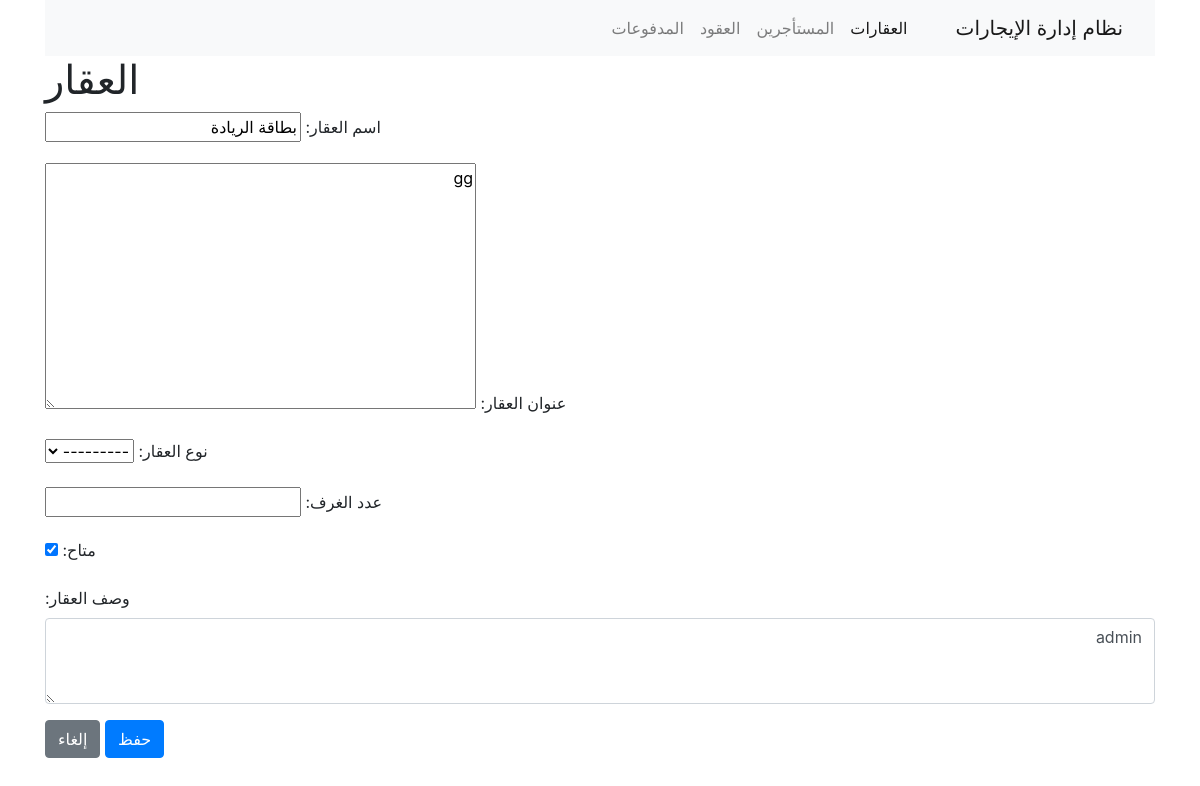
Before: /properties/1/edit/ with the older database file.
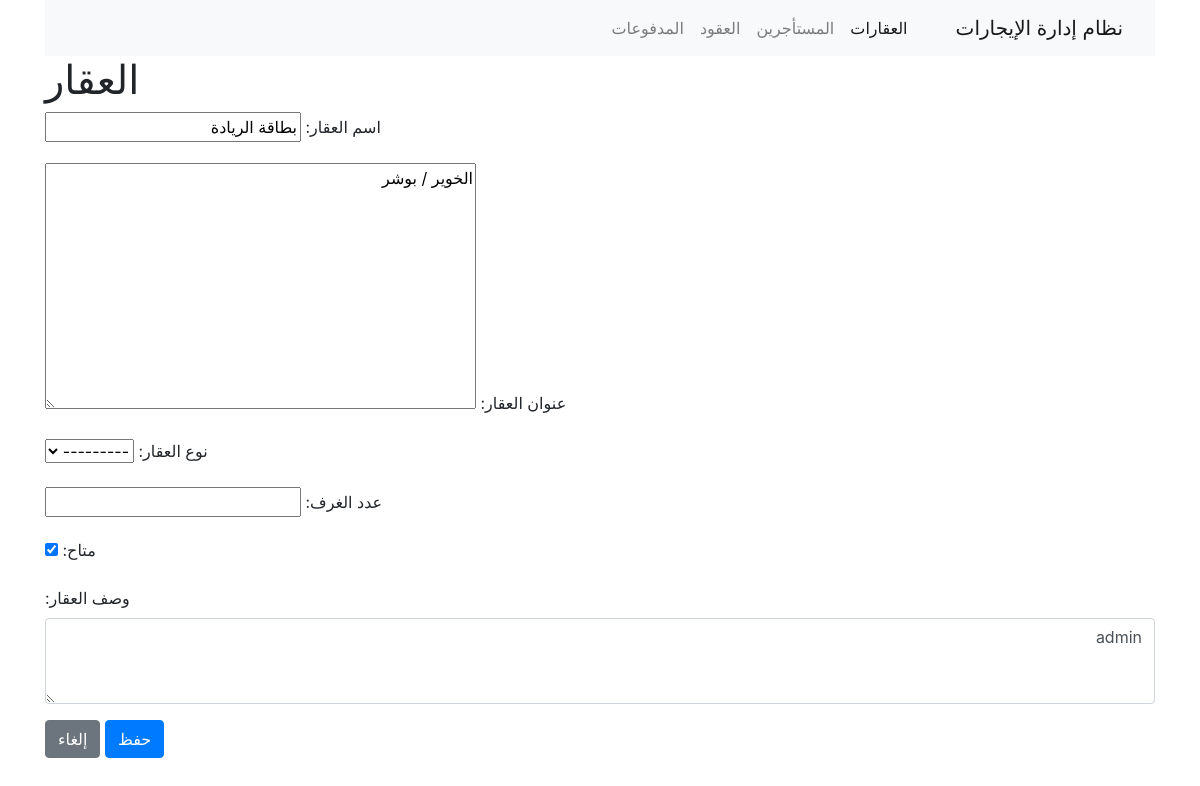
After: the same page with the newer database file.
### properties/models.py (models this page shows, shortened)
class Property(models.Model):
    PROPERTY_TYPES = [
        ('apartment', 'شقة'),
        ('officestation', 'مكتب'),
        ('store', 'متجر'),
    ]
    name = models.CharField(verbose_name="اسم العقار", max_length=100)
    address = models.TextField(verbose_name="العنوان")
    property_type = models.CharField(verbose_name="نوع العقار", max_length=20, choices=PROPERTY_TYPES)
    num_rooms = models.IntegerField(verbose_name="عدد الغرف")
    available = models.BooleanField(verbose_name="متاح", default=True)
    description = models.TextField(verbose_name="الوصف", blank=True, null=True)
    created_at = models.DateTimeField(verbose_name="تاريخ الإضافة", auto_now_add=True)

### properties/views.py (the view, shortened to what this page needs)
# urls.py: path('properties/<int:pk>/edit/', PropertyUpdateView.as_view(), name='property_edit'),
class PropertyUpdateView(UpdateView):
    model = Property
    form_class = PropertyForm
    template_name = 'property_form.html'
    success_url = reverse_lazy('property_list')

### properties/forms.py
class PropertyForm(forms.ModelForm):
    class Meta:
        model = Property
        fields = ['name', 'address', 'property_type', 'num_rooms', 'available', 'description']
        labels = {
            'name': _('اسم العقار'),
            'address': _('عنوان العقار'),
            'property_type': _('نوع العقار'),
            'num_rooms': _('عدد الغرف'),
            'available': _('متاح'),
            'description': _('وصف العقار'),
        }
        widgets = {
            'description': forms.Textarea(attrs={'class':'form-control', 'rows':3, 'placeholder':'أدخل وصف العقار'}),
        }

### properties/templates/property_form.html (shortened to what this page needs)
{% extends 'base.html' %}
{% block content %}
<div dir="rtl">
  <h1>{{ view.action }} العقار</h1>
  <form method="POST">
    {{ form.as_p }}
    <button type="submit" class="btn btn-primary">حفظ</button>
    <a href="{% url 'property_list' %}" class="btn btn-secondary">إلغاء</a>
  </form>
</div>
{% endblock %}

Changed rows visible on the page:
changed Property "بطاقة الريادة": address "gg" → "الخوير / بوشر"
